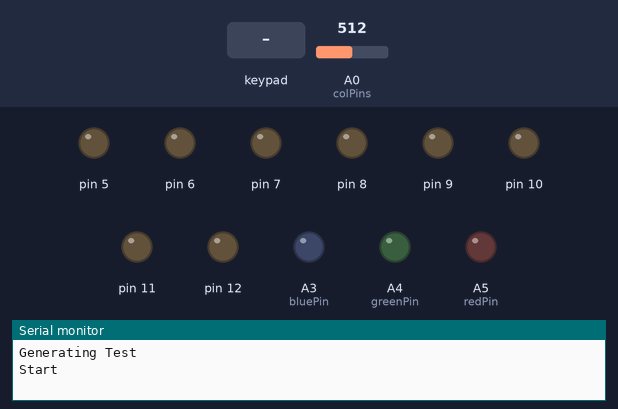
Bench run of a sketch on a simulated Arduino Uno, built with avr-gcc and run on an emulated ATmega328P. Shown: output pins drawn as LEDs (lit = HIGH), the last lines printed to the serial monitor. The inputs (shaded band) are chosen by the test bench; at power-on: A0 (colPins) = 512. Random numbers use the default seed unless the sketch sets one.

Above: at 3.8 s.
3.9 s: key '1' pressed
At 4.2 s:
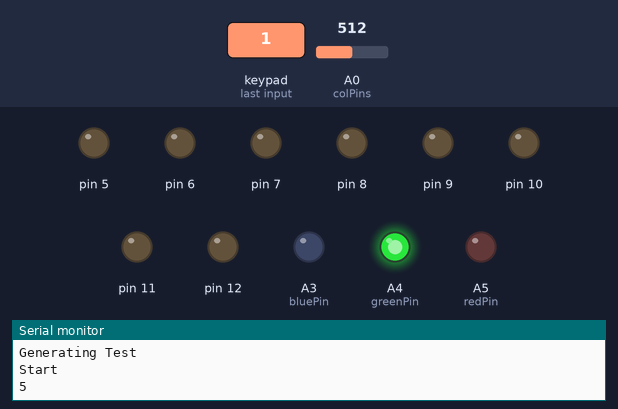
At 6.2 s:
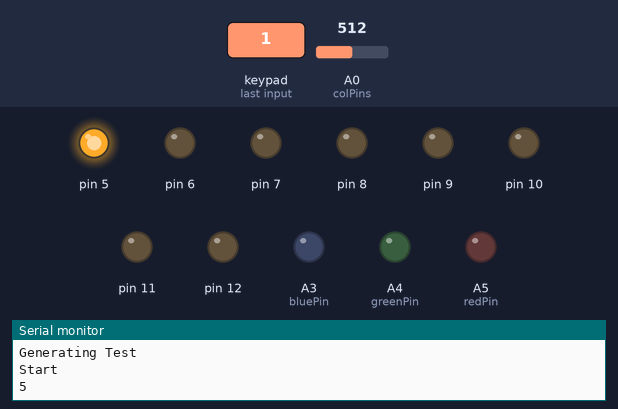
6.9 s: keypad keys 2 3 4 pressed 0.4 s apart
At 9.7 s:
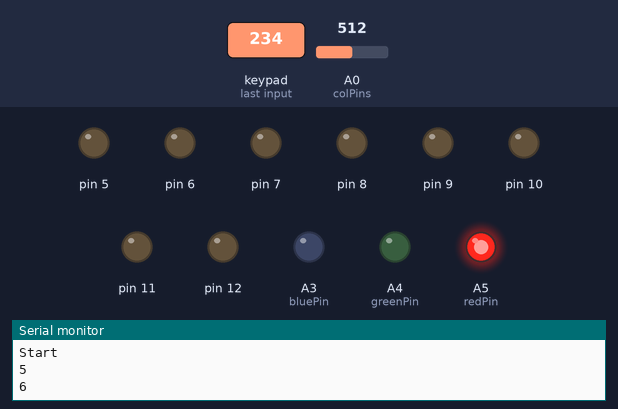
Timing chart, 0 to 15.9 s (numbered marks = the images above; inputs shaded):
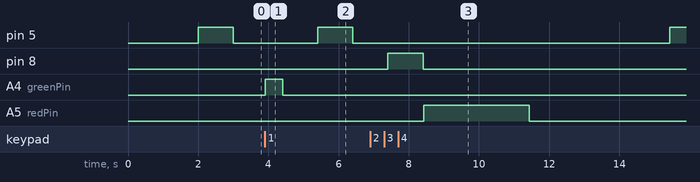

The sketch:

Simon_Says.ino
```cpp
#include <Keypad.h>

int redPin = A5;
int greenPin = A4;
int bluePin = A3;

int a = 2;
bool new_test;

int password[5];
int counter;

const byte rows = 3; //three rows
const byte cols = 3; //three columns
char keys[rows][cols] = {
  {'1','2','3'},
  {'4','5','6'},
  {'7','8','9'},
};
byte rowPins[rows] = {2,3,4}; //connect to the row pinouts of the keypad
byte colPins[cols] = {A0, A1, A2}; //connect to the column pinouts of the keypad

Keypad keypad = Keypad( makeKeymap(keys), rowPins, colPins, rows, cols ); //Set Keys

char key; //receives pressed key
int input; //converts key to int
bool failed; //fail state

// the setup function runs once when you press reset or power the board
void setup() {
  // initialize digital pin LED_BUILTIN as an output.
  for(int i = 2; i<13; i++)
  {
    pinMode(i, OUTPUT);
  }


  //ledtest
  /*
  for(int j = 5; j<=13; j++)
    {
      digitalWrite(j, HIGH);   // turn the LED on (HIGH is the voltage level)
      delay(500);                       // wait for a second
      digitalWrite(j, LOW);    // turn the LED off by making the voltage LOW
      delay(500);                       // wait for a second}
    }
  */

  new_test = 1;
  failed = 0;

  setColor(0,0,0);

  Serial.begin(9600);
}

// the loop function runs over and over again forever
void loop() {

  //Creates new Random Pattern
  if(new_test)
  {
    Serial.println("Generating Test");
    delay(1000);

    // randomSeed() will then shuffle the random function.
    randomSeed(analogRead(0));

    for(int i = 0; i<5; i++)
    {
      password[i] = random(5,13);
    }

    failed = 0;
    new_test = 0;
  }

  Serial.println("Start");
  delay(1000);
  //Simon Says Game
  for(int i = 0; i<5; i++)//current round
  {
    for(int j = 0; j<=i; j++) // dispaly current rounds pattern
    {
      digitalWrite(password[j], HIGH);   // turn the LED on (HIGH is the voltage level)
      delay(1000);                       // wait
      digitalWrite(password[j], LOW);    // turn the LED off by making the voltage LOW
      if(j<i)
      {
        delay(1000);
      }
    }

      counter = 0;
      while (counter <= i)
      {
        key = keypad.waitForKey();
        input = key-44;
        Serial.println(input);

        if(input == password[counter])
        {
          counter++;
          digitalWrite(greenPin, HIGH);   // turn the LED on (HIGH is the voltage level)
          delay(500);                       // wait for a second
          digitalWrite(greenPin, LOW);    // turn the LED off by making the voltage LOW
        }
        else
        {
          failed = 1;
          digitalWrite(redPin, HIGH);   // turn the LED on (HIGH is the voltage level)
          delay(3000);                       // wait
          digitalWrite(redPin, LOW);    // turn the LED off by making the voltage LOW
          delay(1000);
          break;
        }
      }
      if(failed)
      {
        Serial.println("New Test");
        delay(1000);
        new_test = 1;
        break;
      }
      delay(1000);
  }

  while(!new_test)
  {
    int color[3]{255,255,255};

    for (int fade = 0; fade < 3; fade += 1)
    {
      setColor(0, 0, 255); // Blue
      delay(1000);
      setColor(0, 0, 0); // OFF
      delay(500);
      setColor(0, 255, 0); // Green
      delay(1000);
      setColor(0, 0, 0); // OFF
      delay(500);
      setColor(0, 255, 255); // Aqua
      delay(1000);
      setColor(0, 0, 0); // OFF
      delay(500);
      setColor(255, 0, 0); // Red
      delay(1000);
      setColor(0, 0, 0); // OFF
      delay(500);
      setColor(255, 0, 255); // Light Purple
      delay(1000);
      setColor(0, 0, 0); // OFF
      delay(500);
      setColor(255, 255, 0); // Yellow
      delay(1000);
      setColor(0, 0, 0); // OFF
      delay(500);
      setColor(255, 255, 255); //white
      delay(1000);
      setColor(0, 0, 0); // OFF
      delay(500);
    }
  }
}

void setColor(unsigned int red, unsigned int green, unsigned int blue)
{
  analogWrite(redPin, red);
  analogWrite(greenPin, green);
  analogWrite(bluePin, blue);
 }
```

Measured:
- after the input at 3.9 s, pin 5: LOW → HIGH after 1.5 s, → LOW 1.0 s later; A4 (greenPin): LOW → HIGH at once, → LOW 0.50 s later
- after the input at 6.9 s, pin 5: LOW → HIGH after 8.5 s; A5 (redPin): LOW → HIGH after 1.5 s, → LOW 3.0 s later
